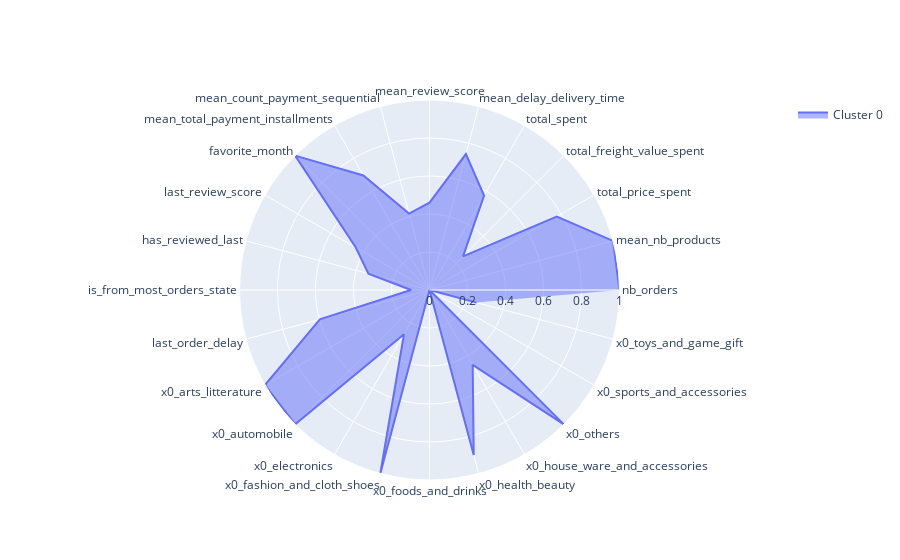

The notebook cell this image was saved under:
### Markdown cell above
### 2 -  Cluster 0

### Code cell
utils2.plot_radars(kmeans_clusters,"kmeans_label_1",[0])

### Figure 1 — Plotly figure (JSON) as saved in the notebook; plotly's stock layout.template omitted (floating-point values rounded to 4 significant figures)
{"data": [{"fill": "toself", "name": "Cluster 0", "r": [1, 1.0, 0.7733, 0.2498, 0.5744, 0.7406, 0.4598, 0.4162, 0.6962, 1, 0.4478, 0.3329, 0.09719, 0.5974, 1, 1, 0.2684, 1, 0, 0.8992, 0.4546, 1, 0, 0.2566, 0.5974, 0.5974, 0], "theta": ["nb_orders", "mean_nb_products", "total_price_spent", "total_freight_value_spent", "total_spent", "mean_delay_delivery_time", "mean_review_score", "mean_count_payment_sequential", "mean_total_payment_installments", "favorite_month", "last_review_score", "has_reviewed_last", "is_from_most_orders_state", "last_order_delay", "x0_arts_litterature", "x0_automobile", "x0_electronics", "x0_fashion_and_cloth_shoes", "x0_foods_and_drinks", "x0_health_beauty", "x0_house_ware_and_accessories", "x0_others", "x0_sports_and_accessories", "x0_toys_and_game_gift"], "type": "scatterpolar"}], "layout": {"polar": {"radialaxis": {"range": [0, 1], "visible": true}}, "showlegend": true, "title": {"font": {"size": 18}, "text": "", "x": 0.5, "xanchor": "center", "y": 0.95, "yanchor": "top"}}}
